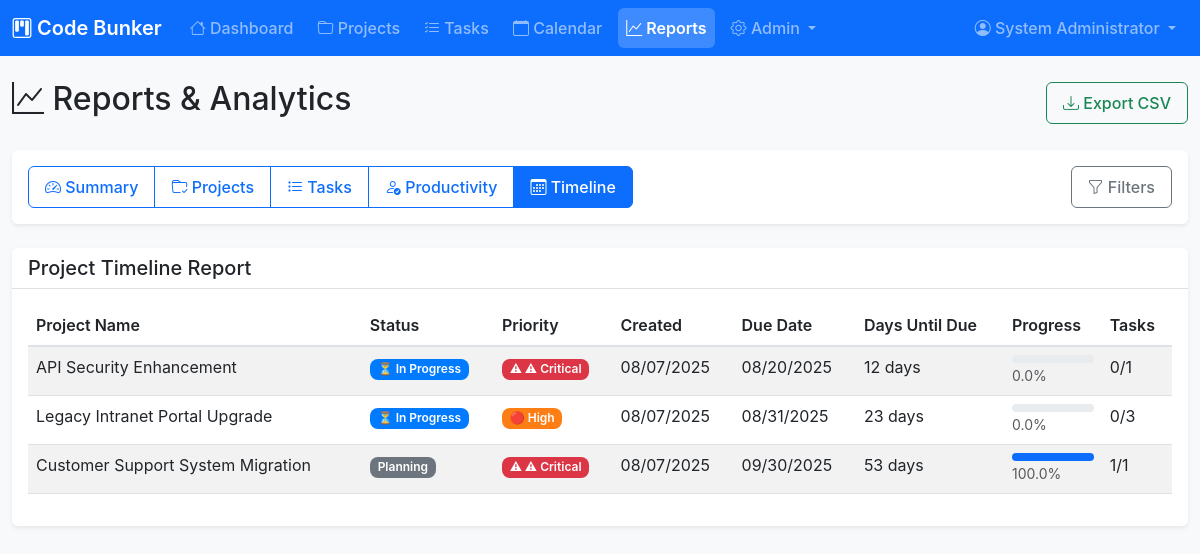
/pages/reports.php?type=timeline (signed in), run on the app's committed database.
### tables this page shows
CREATE TABLE projects (
    id INT AUTO_INCREMENT PRIMARY KEY,
    name VARCHAR(255) NOT NULL,
    description TEXT,
    category VARCHAR(100) DEFAULT 'Development Project',
    priority ENUM('critical', 'high', 'medium', 'low') DEFAULT 'medium',
    status ENUM('planning', 'in_progress', 'testing', 'completed', 'on_hold') DEFAULT 'planning',
    current_version VARCHAR(50),
    target_version VARCHAR(50),
    start_date DATE,
    due_date DATE,
    completion_date DATE NULL,
    estimated_hours DECIMAL(6,2) DEFAULT 0,
    actual_hours DECIMAL(6,2) DEFAULT 0,
    budget DECIMAL(10,2),
    created_by INT NOT NULL,
    assigned_to INT,
    created_at TIMESTAMP DEFAULT CURRENT_TIMESTAMP,
    updated_at TIMESTAMP DEFAULT CURRENT_TIMESTAMP ON UPDATE CURRENT_TIMESTAMP,
    FOREIGN KEY (created_by) REFERENCES users(id) ON DELETE RESTRICT,
    FOREIGN KEY (assigned_to) REFERENCES users(id) ON DELETE SET NULL,
    INDEX idx_status (status),
    INDEX idx_priority (priority),
    INDEX idx_due_date (due_date),
    INDEX idx_category (category)
);

### pages/reports.php (the view, shortened to what the rows shown need)
<?php
require_once dirname(__FILE__) . '/../includes/header.php';
$filters = [];
$reportType = $_GET['type'] ?? 'summary';
$reportData = [];
$summary = [];
switch ($reportType) {
    case 'timeline':
        $reportData = generateTimelineReport($filters);
        break;
}
?>
<div class="row mb-4">
    <div class="col-12">
        <div class="d-flex justify-content-between align-items-center">
            <h2><i class="bi bi-graph-up"></i> Reports & Analytics</h2>
        </div>
    </div>
</div>
<?php if ($reportType === 'summary'): ?>
<div class="row">
    <div class="col-xl-3 col-md-6 mb-4">
        <div class="card dashboard-card">
            <div class="card-body">
                <div class="d-flex justify-content-between">
                    <div>
                        <div class="card-title h6">Total Projects</div>
                        <div class="display-4"><?php echo $summary['projects']['total_projects'] ?? 0; ?></div>
                    </div>
                    <div class="align-self-center">
                        <i class="bi bi-folder fs-1"></i>
                    </div>
                </div>
            </div>
        </div>
    </div>
    <div class="col-xl-3 col-md-6 mb-4">
        <div class="card dashboard-card success">
            <div class="card-body">
                <div class="d-flex justify-content-between">
                    <div>
                        <div class="card-title h6">Completion Rate</div>
                        <div class="display-4"><?php echo $summary['completion_rate'] ?? 0; ?>%</div>
                    </div>
                    <div class="align-self-center">
                        <i class="bi bi-check-circle fs-1"></i>
                    </div>
                </div>
            </div>
        </div>
    </div>
    <div class="col-xl-3 col-md-6 mb-4">
        <div class="card dashboard-card warning">
            <div class="card-body">
                <div class="d-flex justify-content-between">
                    <div>
                        <div class="card-title h6">Total Tasks</div>
                        <div class="display-4"><?php echo $summary['tasks']['total_tasks'] ?? 0; ?></div>
                    </div>
                    <div class="align-self-center">
                        <i class="bi bi-list-task fs-1"></i>
                    </div>
                </div>
            </div>
        </div>
    </div>
    <div class="col-xl-3 col-md-6 mb-4">
        <div class="card dashboard-card info">
            <div class="card-body">
                <div class="d-flex justify-content-between">
                    <div>
                        <div class="card-title h6">Total Hours</div>
                        <div class="display-4"><?php echo number_format($summary['tasks']['total_hours'] ?? 0, 0); ?></div>
                    </div>
                    <div class="align-self-center">
                        <i class="bi bi-clock fs-1"></i>
                    </div>
                </div>
            </div>
        </div>
    </div>
</div>
<div class="row">
    <div class="col-lg-6 mb-4">
        <div class="card">
            <div class="card-header">
                <h5 class="card-title mb-0"><?php echo isFeatureEnabled('budget_tracking') ? 'Budget Summary' : 'Project Summary'; ?></h5>
            </div>
            <div class="card-body">
                <div class="row">
                    <?php if (isFeatureEnabled('budget_tracking')): ?>
                    <div class="col-6">
                        <div class="metric">
                            <h3 class="text-primary">$<?php echo number_format($summary['projects']['total_budget'] ?? 0, 0); ?></h3>
                            <p class="text-muted mb-0">Total Budget</p>
                        </div>
                    </div>
                    <div class="col-6">
                        <div class="metric">
                            <h3 class="text-success">$<?php echo number_format($summary['projects']['avg_budget'] ?? 0, 0); ?></h3>
                            <p class="text-muted mb-0">Average per Project</p>
                        </div>
                    </div>
                    <?php else: ?>
                    <div class="col-6">
                        <div class="metric">
                            <h3 class="text-info"><?php echo $summary['projects']['active_projects'] ?? 0; ?></h3>
                            <p class="text-muted mb-0">Active Projects</p>
                        </div>
                    </div>
                    <div class="col-6">
                        <div class="metric">
                            <h3 class="text-warning"><?php echo number_format($summary['tasks']['avg_hours_per_task'] ?? 0, 1); ?></h3>
                            <p class="text-muted mb-0">Avg Hours per Task</p>
                        </div>
                    </div>
                    <?php endif; ?>
                </div>
            </div>
        </div>
    </div>
    <div class="col-lg-6 mb-4">
        <div class="card">
            <div class="card-header">
                <h5 class="card-title mb-0">Task Efficiency</h5>
            </div>
            <div class="card-body">
                <div class="row">
                    <div class="col-6">
                        <div class="metric">
                            <h3 class="text-info"><?php echo number_format($summary['tasks']['avg_hours_per_task'] ?? 0, 1); ?></h3>
                            <p class="text-muted mb-0">Hours per Task</p>
                        </div>
                    </div>
                    <div class="col-6">
                        <div class="metric">
                            <h3 class="text-warning"><?php echo $summary['tasks']['completed_tasks'] ?? 0; ?></h3>
                            <p class="text-muted mb-0">Completed Tasks</p>
                        </div>
                    </div>
                </div>
            </div>
        </div>
    </div>
</div>
<?php elseif ($reportType === 'timeline'): ?>
<div class="row">
    <div class="col-12">
        <div class="card">
            <div class="card-body">
                <?php if (empty($reportData)): ?>
                <div class="text-center py-4">
                    <i class="bi bi-calendar-x fs-1 text-muted"></i>
                    <p class="text-muted mt-2">No timeline data found for the selected filters.</p>
                </div>
                <?php else: ?>
                <div class="table-responsive">
                    <table class="table table-striped">
                        <thead>
                            <tr>
                                <th>Project Name</th>
                                <th>Status</th>
                                <th>Priority</th>
                                <th>Created</th>
                                <th>Due Date</th>
                                <th>Days Until Due</th>
                                <th>Progress</th>
                                <th>Tasks</th>
                            </tr>
                        </thead>
                        <tbody>
                            <?php foreach ($reportData as $row): ?>
                            <tr>
                                <td><?php echo htmlspecialchars($row['name']); ?></td>
                                <td><?php echo getStatusBadge($row['status'], 'project'); ?></td>
                                <td><?php echo getPriorityBadge($row['priority']); ?></td>
                                <td><?php echo formatDate($row['created_at']); ?></td>
                                <td>
                                    <?php if ($row['due_date']): ?>
                                        <?php echo formatDate($row['due_date']); ?>
                                    <?php else: ?>
                                        <span class="text-muted">Not set</span>
                                    <?php endif; ?>
                                </td>
                                <td>
                                    <?php if ($row['days_until_due'] !== null): ?>
                                        <?php if ($row['days_until_due'] < 0): ?>
                                            <span class="text-danger"><?php echo abs($row['days_until_due']); ?> days overdue</span>
                                        <?php elseif ($row['days_until_due'] == 0): ?>
                                            <span class="text-warning">Due today</span>
                                        <?php else: ?>
                                            <?php echo $row['days_until_due']; ?> days
                                        <?php endif; ?>
                                    <?php else: ?>
                                        <span class="text-muted">-</span>
                                    <?php endif; ?>
                                </td>
                                <td>
                                    <div class="progress" style="height: 8px;">
                                        <div class="progress-bar" role="progressbar"
                                             style="width: <?php echo $row['progress_percentage']; ?>%"
                                             aria-valuenow="<?php echo $row['progress_percentage']; ?>"
                                             aria-valuemin="0" aria-valuemax="100"></div>
                                    </div>
                                    <small class="text-muted"><?php echo $row['progress_percentage']; ?>%</small>
                                </td>
                                <td><?php echo $row['completed_tasks'] . '/' . $row['total_tasks']; ?></td>
                            </tr>
                            <?php endforeach; ?>
                        </tbody>
                    </table>
                </div>
                <?php endif; ?>
            </div>
        </div>
    </div>
</div>
<?php endif; ?>
<?php require_once dirname(__FILE__) . '/../includes/footer.php'; ?>

### config/config.php (shortened to what the rows shown need)
<?php
function formatDate($date, $format = DISPLAY_DATE_FORMAT) {
    try {
        $dateObj = new DateTime($date);
        return $dateObj->format($format);
    } catch (Exception $e) {
        return $date;
    }
}
function getStatusBadge($status, $type = 'project') {
    $statusLabels = ($type === 'task') ? TASK_STATUS : PROJECT_STATUS;
    $label = isset($statusLabels[$status]) ? $statusLabels[$status] : ucfirst($status);
    $color = isset(STATUS_COLORS[$status]) ? STATUS_COLORS[$status] : '#6c757d';
    $icon = '';
    switch($status) {
        case 'in_progress': $icon = '⏳ '; break;
    }
    return '<span class="badge badge-' . $status . '" style="background-color: ' . $color . '" aria-label="Status: ' . $label . '">' . $icon . $label . '</span>';
}
function getPriorityBadge($priority) {
    $label = isset(PRIORITY_LEVELS[$priority]) ? PRIORITY_LEVELS[$priority] : ucfirst($priority);
    $color = isset(PRIORITY_COLORS[$priority]) ? PRIORITY_COLORS[$priority] : '#6c757d';
    $icon = '';
    switch($priority) {
        case 'critical': $icon = '⚠ '; break;
        case 'high': $icon = '🔴 '; break;
    }
    return '<span class="badge badge-' . $priority . '" style="background-color: ' . $color . '" aria-label="Priority: ' . $label . '">' . $icon . $label . '</span>';
}
require_once CONFIG_PATH . '/database.php';
?>

### data on the page
projects: name "API Security Enhancement", status "⏳", status "In Progress", priority "⚠", priority "Critical", created_at "08/07/2025", due_date "08/20/2025", days_until_due "12", progress_percentage "0.0", completed_tasks "0", total_tasks "1"
projects: name "Legacy Intranet Portal Upgrade", status "⏳", status "In Progress", priority "🔴", priority "High", created_at "08/07/2025", due_date "08/31/2025", days_until_due "23", progress_percentage "0.0", completed_tasks "0", total_tasks "3"
projects: name "Customer Support System Migration", status "Planning", priority "⚠", priority "Critical", created_at "08/07/2025", due_date "09/30/2025", days_until_due "53", progress_percentage "100.0", completed_tasks "1", total_tasks "1"

### other printed values
APP_NAME "Code Bunker"
$currentUser['first_name'] . ' ' . $currentUser['last_name'] "System Administrator"
